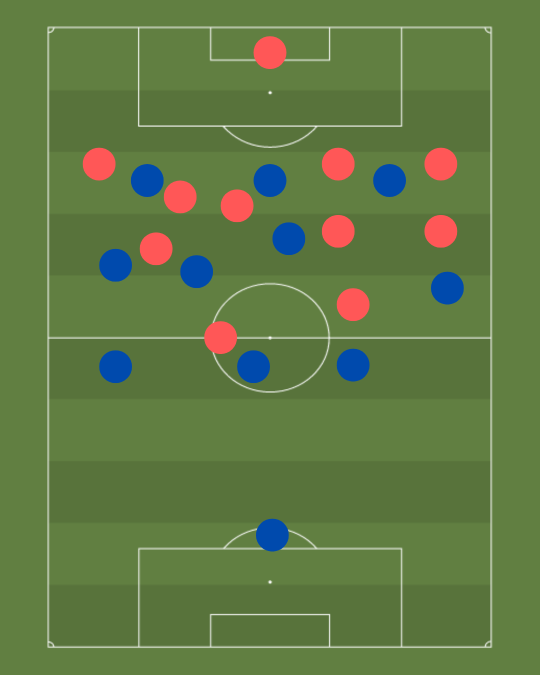
#> input picture Soccerfield4.png, 1080 x 1350 px, found by its file name (shown at 1/2 size)
$ python vision.py
#> lines starting #> are read from the running program, lines starting #| are printed output that depends on the picture; after the words box and inside, x2 and y2 are one past the last pixel; in counts of white or black regions, pixels touching at a corner belong together
import cv2
import numpy as np

############# Player detection and attack inference #############


############# Load and preprocess image #############
# Load picture
image = cv2.imread(r"C:\Users\mathi\OneDrive\Uni\SanFran\Undervisning\AI\VSCodeVirtual\Soccer_AI\Soccerfield4.png")
#> image is the input picture: shape (1350, 1080, 3); mean B, G, R 68.6, 122.1, 97.4
if image is None:
    print("Couldn't load file, check path")
    raise SystemExit

# Normalize size for consistent processing
resized_image = cv2.resize(image, (1000, 1000))
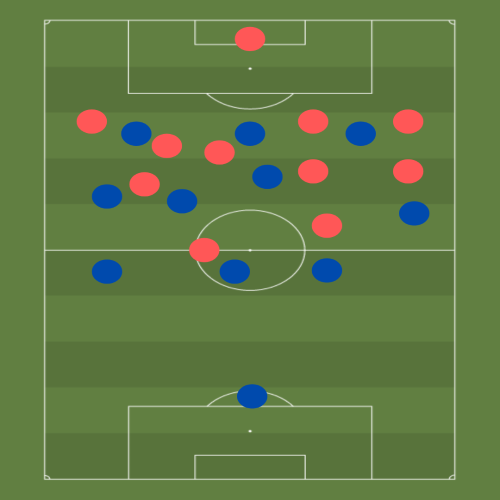
#> resized_image: shape (1000, 1000, 3) (shown at 1/2 size); mean B, G, R 68.6, 122, 97.4
cv2.imshow("Original", resized_image)
cv2.waitKey(0)

# Convert to HSV once
hsv = cv2.cvtColor(resized_image, cv2.COLOR_BGR2HSV)
#> hsv: shape (1000, 1000, 3); mean H, S, V 45.1, 126.2, 128.8

############# Load and preprocess image - END #############

############# Detect players by colormask and finding circles #############
# --- Color masks ---
# Red uses two hue intervals because red wraps around 0/180 in HSV
lower_red1 = np.array([0,   100, 100])
upper_red1 = np.array([10,  255, 255])
lower_red2 = np.array([170, 100, 100])
upper_red2 = np.array([180, 255, 255])
red_mask = cv2.bitwise_or(cv2.inRange(hsv, lower_red1, upper_red1), cv2.inRange(hsv, lower_red2, upper_red2))
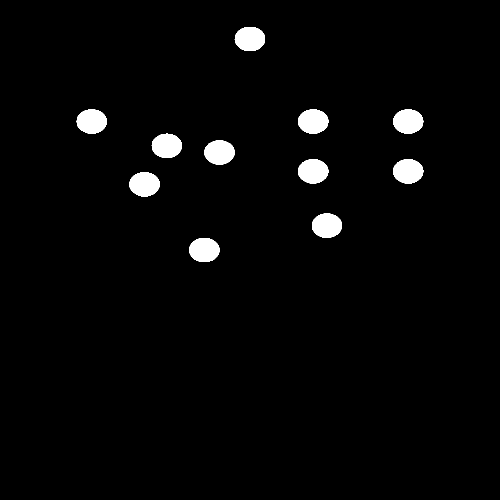
#> red_mask: shape (1000, 1000) (shown at 1/2 size); 2.6% white; 11 white regions, largest, box (x1, y1, x2, y2) and area: (596, 318, 657, 367) 2333, (259, 344, 320, 393) 2332, (624, 427, 684, 476) 2332

# Blue typical hue range in OpenCV's 0-179 scale
lower_blue = np.array([100, 120, 80])
upper_blue = np.array([130, 255, 255])
blue_mask = cv2.inRange(hsv, lower_blue, upper_blue)
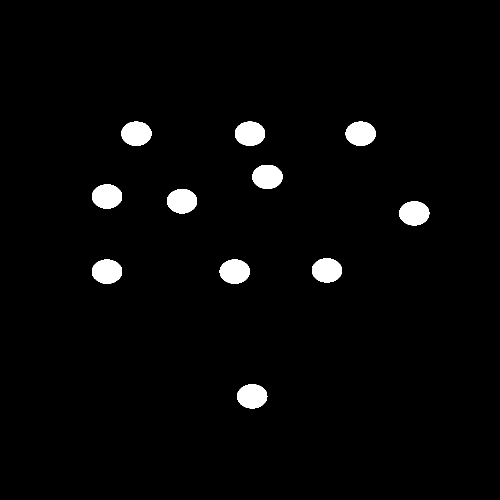
#> blue_mask: shape (1000, 1000) (shown at 1/2 size); 2.5% white; 11 white regions, largest, box (x1, y1, x2, y2) and area: (470, 243, 530, 292) 2320, (334, 378, 394, 427) 2320, (691, 243, 752, 292) 2319

# Morphological cleaning to remove small noise and fill tiny gaps
kernel = np.ones((5, 5), np.uint8)
def clean_mask(mask):
    m = cv2.morphologyEx(mask, cv2.MORPH_OPEN, kernel, iterations=1)
#> m: shape (1000, 1000); 2.6% white; 11 white regions, largest, box (x1, y1, x2, y2) and area: (596, 318, 657, 367) 2333, (624, 427, 684, 476) 2332, (259, 344, 319, 393) 2331
    m = cv2.morphologyEx(m, cv2.MORPH_CLOSE, kernel, iterations=1)
    return m

red_mask_clean = clean_mask(red_mask)
blue_mask_clean = clean_mask(blue_mask)
#> in clean_mask (call 2), `m = cv2.morphologyEx(mask, cv2.MORPH_OPEN, kernel, iterations=1)`: m: shape (1000, 1000); 2.5% white; 11 white regions

# Common detector: find near-circular contours and draw them
def find_circles_from_mask(mask_clean, draw_color_bgr, img_draw, min_area=50, circ_thresh=0.7):
#> called with draw_color_bgr = (0, 0, 255), min_area = 50, circ_thresh = 0.7
    contours, _ = cv2.findContours(mask_clean, cv2.RETR_EXTERNAL, cv2.CHAIN_APPROX_SIMPLE)
#> contours = 11 contours; largest, box (x1, y1, x2, y2) and area: (596, 318, 657, 367) 2254, (624, 427, 684, 476) 2254, (378, 476, 439, 524) 2253, (259, 344, 319, 393) 2253, (596, 219, 657, 267) 2252
    found = []
    for cnt in contours:
        area = cv2.contourArea(cnt)
        if area < min_area:
            continue
        perim = cv2.arcLength(cnt, True)
        if perim == 0:
            continue
        circularity = 4 * np.pi * area / (perim * perim)  # 1.0 = perfect circle
        if circularity > circ_thresh:
            (x, y), radius = cv2.minEnclosingCircle(cnt)
            x, y, radius = int(x), int(y), int(radius)
            found.append((x, y, radius))
            cv2.circle(img_draw, (x, y), radius, draw_color_bgr, 2)
            cv2.circle(img_draw, (x, y), 2, draw_color_bgr, -1)
#> this loop made 11 passes
#> (area, perim, circularity, x, y) on passes 1 to 11: (2253, 178.9, 0.885, 408, 499), (2254, 178.9, 0.885, 653, 451), (2253, 178.9, 0.885, 288, 368), (2250.5, 180.3, 0.87, 815, 342), (2254.5, 180.3, 0.872, 625, 342), (2240.5, 178.6, 0.883, 438, 304), (2244, 178, 0.89, 333, 291), (2243, 178, 0.889, 815, 242), (2252, 178.9, 0.885, 625, 242), (2244, 178, 0.89, 183, 242), (2252, 178, 0.893, 499, 77)
#> after the loop, found = [(408, 499, 30), (653, 451, 30), (288, 368, 30), (815, 342, 30), (625, 342, 30), (438, 304, 30), (333, 291, 30), (815, 242, 30), (625, 242, 30), (183, 242, 30), (499, 77, 30)]
    return found

# Detect red and blue players
red_circles  = find_circles_from_mask(red_mask_clean,  (0, 0, 255), resized_image)
#> red_circles has the same summary as found in find_circles_from_mask
blue_circles = find_circles_from_mask(blue_mask_clean, (255, 0, 0), resized_image)
#> call 2 of find_circles_from_mask, with draw_color_bgr = (255, 0, 0), min_area = 50, circ_thresh = 0.7
#> in find_circles_from_mask (call 2), `contours, _ = cv2.findContours(mask_clean, cv2.RETR_EXTERNAL, cv2.CHAI..`: contours = 11 contours; largest, box (x1, y1, x2, y2) and area: (334, 378, 394, 427) 2242, (470, 243, 530, 292) 2242, (691, 243, 752, 292) 2242, (243, 243, 303, 292) 2238, (439, 519, 500, 567) 2236
#> the loop in find_circles_from_mask (call 2), `for cnt in contours:` made 11 passes
#> (area, perim, circularity, x, y, radius) on passes 1 to 11: (2225.5, 177.4, 0.888, 503, 792, 29), (2236, 178.9, 0.878, 469, 542, 30), (2232, 178, 0.885, 213, 542, 30), (2227, 176.9, 0.895, 653, 540, 29), (2229, 178.9, 0.876, 827, 426, 30), (2242.5, 178.3, 0.887, 363, 402, 30), (2232, 176.9, 0.897, 213, 392, 30), (2233.5, 177.4, 0.891, 534, 353, 30), (2241.5, 179.1, 0.878, 721, 267, 30), (2242, 178.9, 0.881, 499, 267, 29), (2237.5, 178.3, 0.885, 272, 266, 29)
#> after the loop in find_circles_from_mask (call 2), `for cnt in contours:`:
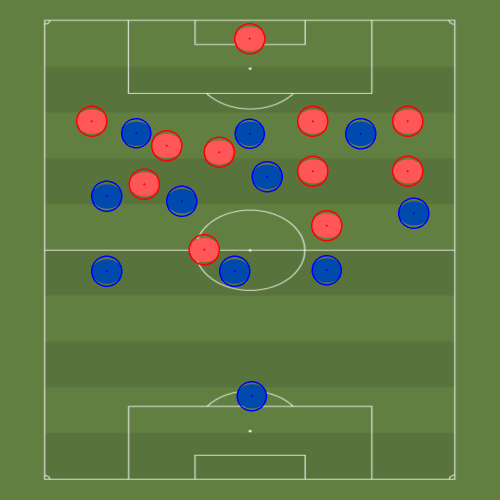
#> img_draw: shape (1000, 1000, 3) (shown at 1/2 size); mean B, G, R 69.2, 120.6, 97.8
#> after the loop in find_circles_from_mask (call 2), `for cnt in contours:`: found = [(503, 792, 29), (469, 542, 30), (213, 542, 30), (653, 540, 29), (827, 426, 30), (363, 402, 30), (213, 392, 30), (534, 353, 30), (721, 267, 30), (499, 267, 29), (272, 266, 29)]
#> blue_circles has the same summary as found in find_circles_from_mask

# Show masks for debugging
cv2.imshow("Red mask (clean)", red_mask_clean)
cv2.imshow("Blue mask (clean)", blue_mask_clean)

############# Detect players by colormask and finding circles - END #############

############# Count players on each half #############
# Count players in top and bottom halves
h, w = resized_image.shape[:2]
#> h = 1000; w = 1000
mid_y = h // 2
#> mid_y = 500
cv2.line(resized_image, (0, mid_y), (w, mid_y), (255, 255, 255), 2)  # draw midline

red_top    = sum(1 for (x, y, r) in red_circles  if y <  mid_y)
#> red_top = 11
red_bottom = sum(1 for (x, y, r) in red_circles  if y >= mid_y)
#> red_bottom = 0
blue_top   = sum(1 for (x, y, r) in blue_circles if y <  mid_y)
#> blue_top = 7
blue_bottom= sum(1 for (x, y, r) in blue_circles if y >= mid_y)
#> blue_bottom = 4

# Console output
print(f"Number of red players: {len(red_circles)}")
#| Number of red players: 11
print(f"Number of blue players: {len(blue_circles)}")
#| Number of blue players: 11
print(f"Number of red players on top half: {red_top}")
#| Number of red players on top half: 11
print(f"Number of blue players on top half: {blue_top}")
#| Number of blue players on top half: 7
print(f"Number of red players on bottom half: {red_bottom}")
#| Number of red players on bottom half: 0
print(f"Number of blue players on bottom half: {blue_bottom}")
#| Number of blue players on bottom half: 4

# On-image overlays
cv2.putText(resized_image, f"Red total: {len(red_circles)}  Top: {red_top}  Bottom: {red_bottom}",
            (10, 30), cv2.FONT_HERSHEY_SIMPLEX, 0.9, (0, 0, 255), 2, cv2.LINE_AA)
cv2.putText(resized_image, f"Blue total: {len(blue_circles)} Top: {blue_top} Bottom: {blue_bottom}",
            (10, 65), cv2.FONT_HERSHEY_SIMPLEX, 0.9, (255, 0, 0), 2, cv2.LINE_AA)

############# Count players on each half - END #############


################# Is attacking?  #################
# --- Attack inference (simple pressure rule) ---
# Red is home on the TOP half. "Attackers" are players on the opponent's half.
red_attackers  = red_bottom   # red on away half (bottom)
#> red_attackers = 0
blue_attackers = blue_top     # blue on away half (top)
#> blue_attackers = 7

# Margin scales with team size (20% of larger team, at least 1)
margin = max(1, int(0.2 * max(len(red_circles), len(blue_circles))))
#> margin = 2

pressure = red_attackers - blue_attackers  # >0 favors RED, <0 favors BLUE
#> pressure = -7

if pressure >= margin:
    attack_team = "RED (likely attacking)"
elif pressure <= -margin:
    attack_team = "BLUE (likely attacking)"
else:
    attack_team = "UNSURE (balanced)"

# On-image overlay
cv2.putText(resized_image, f"Attack: {attack_team}",
            (10, 100), cv2.FONT_HERSHEY_SIMPLEX, 0.9, (50, 220, 50), 2, cv2.LINE_AA)
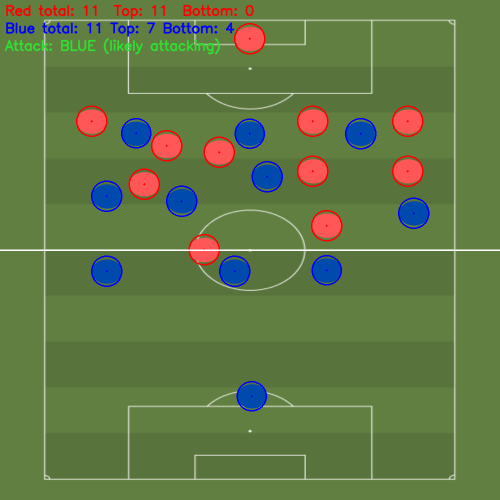
#> resized_image: shape (1000, 1000, 3) (shown at 1/2 size); mean B, G, R 69.9, 120.4, 98

print(f"Attack:", attack_team)

################# Is attacking - END  #################

# Final visualization
cv2.imshow("Detected players (red + blue)", resized_image)
cv2.waitKey(0)
cv2.destroyAllWindows()

$ run again, with Soccerfield2.png copied over Soccerfield4.png
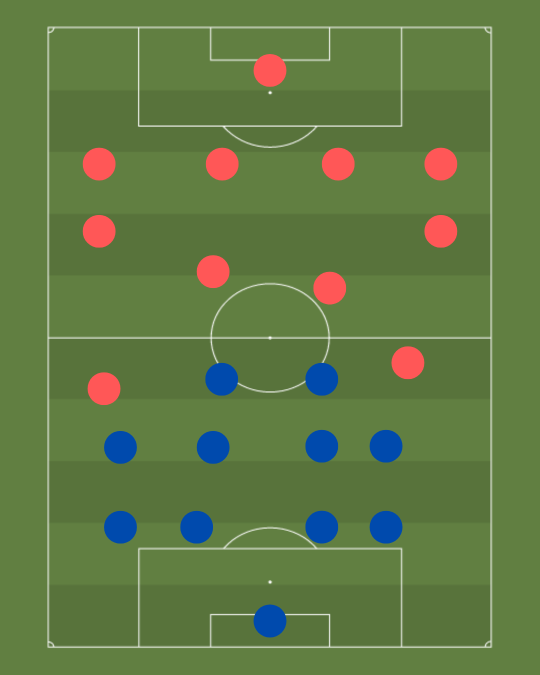
#> input picture Soccerfield2.png, 1080 x 1350 px, found by its file name (shown at 1/2 size)
#> image is the input picture: shape (1350, 1080, 3); mean B, G, R 68.6, 122.1, 97.4
#> hsv: shape (1000, 1000, 3); mean H, S, V 45.1, 126.2, 128.8
#> red_mask: shape (1000, 1000); 2.6% white; 11 white regions, largest, box (x1, y1, x2, y2) and area: (725, 513, 786, 562) 2341, (381, 219, 442, 267) 2332, (596, 219, 657, 267) 2330
#> blue_mask: shape (1000, 1000); 2.5% white; 11 white regions, largest, box (x1, y1, x2, y2) and area: (380, 538, 441, 586) 2320, (470, 896, 530, 944) 2315, (334, 757, 394, 805) 2314
#> m: shape (1000, 1000); 2.5% white; 11 white regions
#> contours = 11 contours; largest, box (x1, y1, x2, y2) and area: (725, 513, 786, 562) 2262, (381, 219, 442, 267) 2254, (596, 219, 657, 267) 2252, (162, 552, 223, 600) 2251, (786, 318, 847, 367) 2250
#> the loop in find_circles_from_mask, `for cnt in contours:` made 11 passes
#> (area, perim, circularity, x, y) on passes 1 to 8: (2251, 178.9, 0.884, 192, 575), (2262, 180.9, 0.869, 754, 537), (2246.5, 178.3, 0.888, 610, 426), (2249.5, 178.3, 0.89, 394, 402), (2250.5, 180.3, 0.87, 815, 342), (2250, 179.7, 0.876, 183, 342), (2243, 178, 0.889, 815, 242), (2252, 178.9, 0.885, 625, 242)
#> after the loop in find_circles_from_mask, `for cnt in contours:`: found = [(192, 575, 30), (754, 537, 30), (610, 426, 30), (394, 402, 30), (815, 342, 30), (183, 342, 30), (815, 242, 30), (625, 242, 30), (411, 242, 30), (183, 242, 30), (499, 103, 30)]
#> red_circles has the same summary as found in find_circles_from_mask
#> contours = 11 contours; largest, box (x1, y1, x2, y2) and area: (470, 896, 530, 944) 2238, (381, 538, 441, 586) 2238, (334, 757, 394, 805) 2236, (566, 538, 626, 586) 2234, (193, 639, 253, 687) 2234
#> the loop in find_circles_from_mask (call 2), `for cnt in contours:` made 11 passes
#> (area, perim, circularity, x, y, radius) on passes 1 to 8: (2238, 176.9, 0.899, 499, 919, 30), (2226.5, 177.4, 0.889, 714, 780, 29), (2232.5, 177.4, 0.891, 595, 780, 30), (2236, 178, 0.887, 363, 780, 29), (2229.5, 177.4, 0.89, 222, 780, 29), (2230.5, 177.4, 0.89, 394, 662, 29), (2233.5, 177.4, 0.891, 222, 662, 29), (2225, 176.9, 0.894, 714, 660, 29)
#> after the loop in find_circles_from_mask (call 2), `for cnt in contours:`:
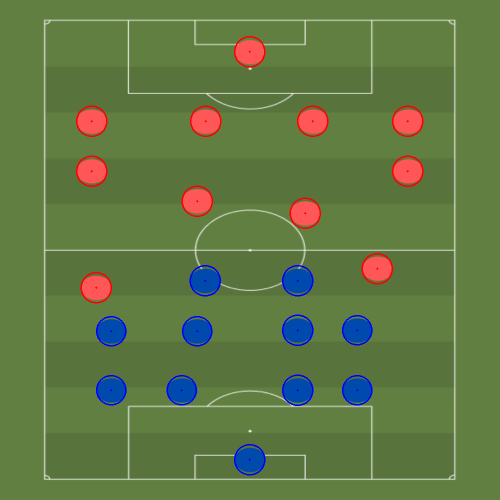
#> img_draw: shape (1000, 1000, 3) (shown at 1/2 size); mean B, G, R 69.2, 120.6, 97.8
#> after the loop in find_circles_from_mask (call 2), `for cnt in contours:`: found = [(499, 919, 30), (714, 780, 29), (595, 780, 30), (363, 780, 29), (222, 780, 29), (394, 662, 29), (222, 662, 29), (714, 660, 29), (595, 660, 30), (595, 561, 30), (410, 561, 30)]
#> blue_circles has the same summary as found in find_circles_from_mask
#> red_top = 9
#> red_bottom = 2
#> blue_top = 0
#> blue_bottom = 11
#| Number of red players: 11
#| Number of blue players: 11
#| Number of red players on top half: 9
#| Number of blue players on top half: 0
#| Number of red players on bottom half: 2
#| Number of blue players on bottom half: 11
#> red_attackers = 2
#> blue_attackers = 0
#> margin = 2
#> `cv2.putText(resized_image, f"Attack: {attack_team}", (10, 100), cv2.FO..`:
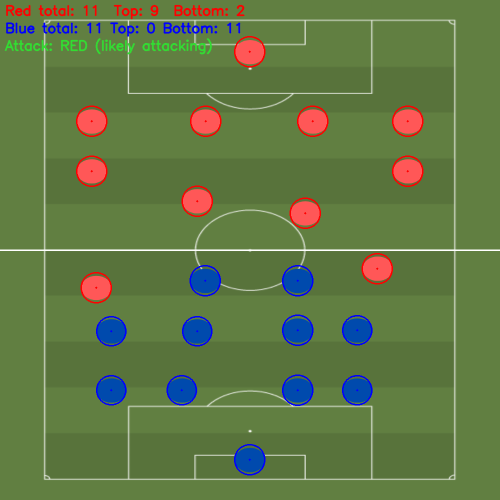
#> resized_image: shape (1000, 1000, 3) (shown at 1/2 size); mean B, G, R 69.9, 120.4, 98.1

$ run again, with Soccerfield3.png copied over Soccerfield4.png
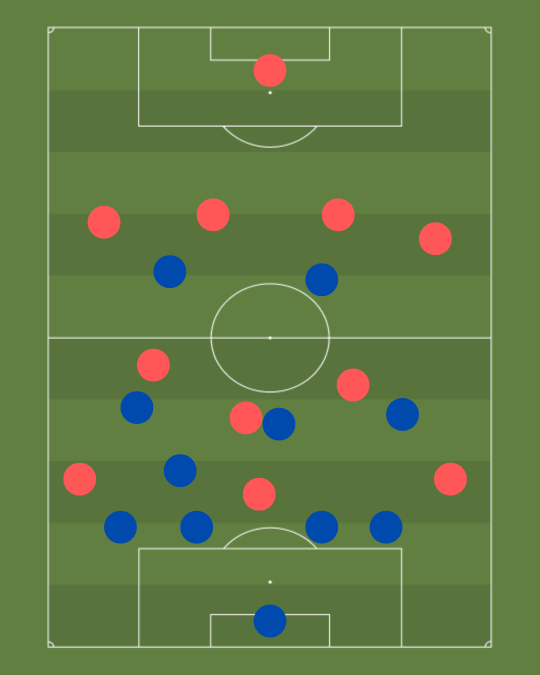
#> input picture Soccerfield3.png, 1080 x 1350 px, found by its file name (shown at 1/2 size)
#> image is the input picture: shape (1350, 1080, 3); mean B, G, R 68.7, 122.2, 97.5
#> hsv: shape (1000, 1000, 3); mean H, S, V 45.1, 126.2, 128.9
#> red_mask: shape (1000, 1000); 2.6% white; 11 white regions, largest, box (x1, y1, x2, y2) and area: (624, 546, 684, 595) 2337, (117, 685, 178, 734) 2329, (596, 294, 657, 342) 2328
#> blue_mask: shape (1000, 1000); 2.5% white; 11 white regions, largest, box (x1, y1, x2, y2) and area: (284, 378, 345, 427) 2327, (566, 390, 626, 439) 2322, (486, 604, 547, 653) 2318
#> m: shape (1000, 1000); 2.6% white; 11 white regions, largest, box (x1, y1, x2, y2) and area: (624, 546, 684, 595) 2337, (596, 294, 657, 342) 2328, (117, 686, 178, 734) 2328
#> m: shape (1000, 1000); 2.5% white; 11 white regions
#> contours = 11 contours; largest, box (x1, y1, x2, y2) and area: (624, 546, 684, 595) 2259, (117, 686, 178, 734) 2250, (596, 294, 657, 342) 2250, (450, 708, 510, 756) 2248, (254, 517, 314, 565) 2247
#> the loop in find_circles_from_mask, `for cnt in contours:` made 11 passes
#> (area, perim, circularity, x, y) on passes 1 to 8: (2248, 178, 0.891, 479, 731), (2241.5, 177.4, 0.895, 833, 709), (2250, 178.9, 0.884, 147, 709), (2243, 178, 0.889, 455, 618), (2259, 178.9, 0.887, 653, 569), (2247, 178, 0.891, 283, 540), (2240, 178, 0.888, 805, 353), (2246, 178.9, 0.882, 192, 328)
#> after the loop in find_circles_from_mask, `for cnt in contours:`: found = [(479, 731, 30), (833, 709, 30), (147, 709, 30), (455, 618, 30), (653, 569, 30), (283, 540, 30), (805, 353, 30), (192, 328, 30), (625, 318, 30), (394, 318, 30), (499, 103, 30)]
#> red_circles has the same summary as found in find_circles_from_mask
#> contours = 11 contours; largest, box (x1, y1, x2, y2) and area: (284, 378, 345, 427) 2250, (566, 390, 626, 439) 2244, (470, 896, 530, 944) 2238, (334, 757, 394, 805) 2236, (304, 673, 364, 721) 2236
#> the loop in find_circles_from_mask (call 2), `for cnt in contours:` made 11 passes
#> (area, perim, circularity, x, y, radius) on passes 1 to 8: (2238, 176.9, 0.899, 499, 919, 30), (2226.5, 177.4, 0.889, 714, 780, 29), (2232.5, 177.4, 0.891, 595, 780, 30), (2236, 178, 0.887, 363, 780, 29), (2229.5, 177.4, 0.89, 222, 780, 29), (2235.5, 177.4, 0.892, 333, 697, 30), (2235.5, 179.4, 0.872, 516, 627, 30), (2235, 178, 0.886, 744, 613, 29)
#> after the loop in find_circles_from_mask (call 2), `for cnt in contours:`:
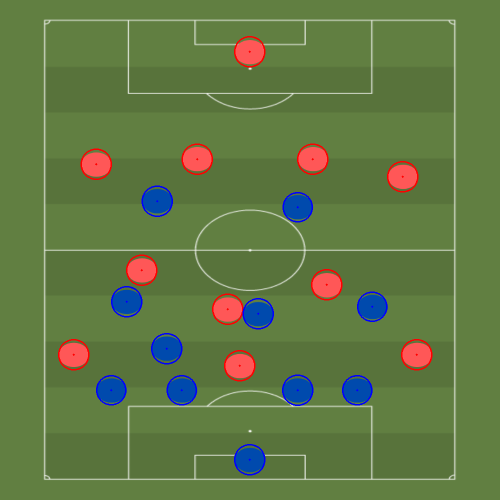
#> img_draw: shape (1000, 1000, 3) (shown at 1/2 size); mean B, G, R 69.3, 120.7, 97.9
#> after the loop in find_circles_from_mask (call 2), `for cnt in contours:`: found = [(499, 919, 30), (714, 780, 29), (595, 780, 30), (363, 780, 29), (222, 780, 29), (333, 697, 30), (516, 627, 30), (744, 613, 29), (253, 603, 30), (595, 414, 29), (314, 402, 30)]
#> blue_circles has the same summary as found in find_circles_from_mask
#> red_top = 5
#> red_bottom = 6
#> blue_top = 2
#> blue_bottom = 9
#| Number of red players: 11
#| Number of blue players: 11
#| Number of red players on top half: 5
#| Number of blue players on top half: 2
#| Number of red players on bottom half: 6
#| Number of blue players on bottom half: 9
#> red_attackers = 6
#> blue_attackers = 2
#> pressure = 4
#> `cv2.putText(resized_image, f"Attack: {attack_team}", (10, 100), cv2.FO..`:
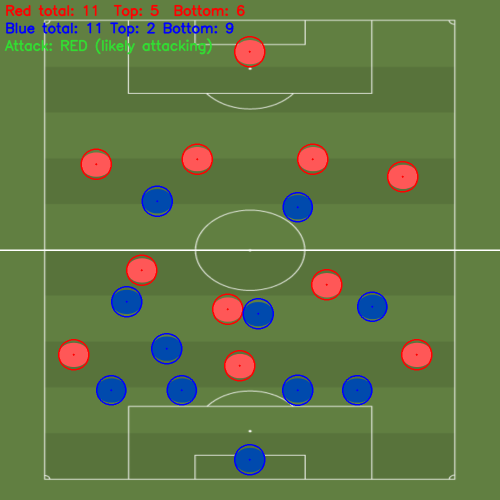
#> resized_image: shape (1000, 1000, 3) (shown at 1/2 size); mean B, G, R 70, 120.5, 98.2
